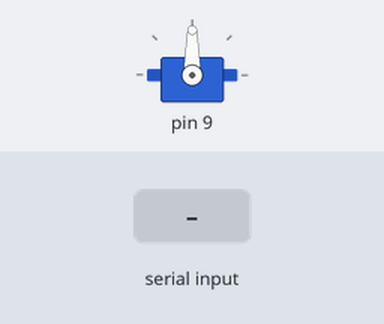
The sketch below on a simulated Arduino Uno, built with avr-gcc and run on an emulated ATmega328P. Shown: servo. The inputs (shaded band) are chosen by the test bench.

Above: at 1.2 s.
1.3 s: "90,45\n" received over Serial
At 1.6 s:
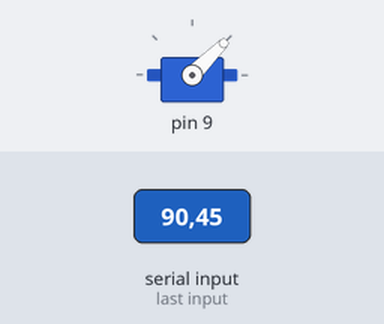
2.8 s: "30,150\n" received over Serial
At 4.2 s:
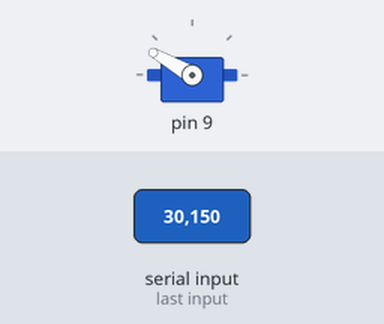
4.8 s: "5\n" received over Serial
At 5.3 s:
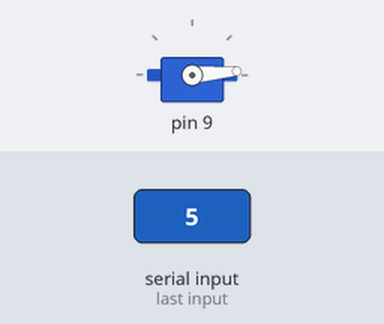
6.3 s: "200\n" received over Serial
At 7.7 s:
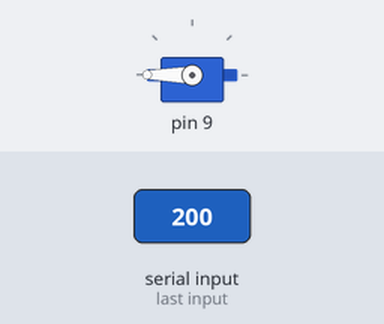
Timing chart, 0 to 8.8 s (numbered marks = the images above; inputs shaded):
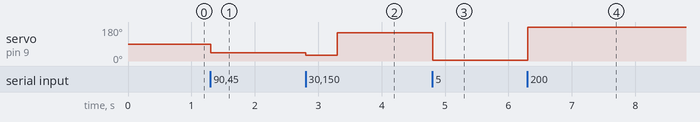

Measured:
- after the input at 1.3 s, servo on pin 9: 90° → 45° at once
- after the input at 2.8 s, servo on pin 9: 45° → 30° at once, → 150° 0.50 s later
- after the input at 4.8 s, servo on pin 9: 150° → 5° at once
- after the input at 6.3 s, servo on pin 9: 5° → 180° at once

The sketch:

sketch_Servo.ino
```cpp
#include <Servo.h>

class Articul;

Articul** Artic_array;  // (**(Artic_array + using_id))

static int id = 0;
class Articul
{
  Servo Join;
  int pin;
  int Join_id;

public:
  Articul(int pin)
  {
    this->pin = pin;
    id++;
    this->Join_id = id;

    Articul** New_Art_arr = new Articul * [id];

		for (int i = 0; i < id-1; i++)
		{
			*(New_Art_arr + i) = *(Artic_array + i);
		}

		*(New_Art_arr + id - 1) = this;

		if (id != 1)
		{
			delete[] Artic_array;
		}

		Artic_array = New_Art_arr;
  }

  void SetAngle(int angle)
  {
    while(Join.read()!=angle)
    {
      Join.write(angle);
      delay(500);
    }


  }

  int Get_Pin()
  {
    return this->pin;
  }

  void Attach()
  {
    this->Join.attach(this->pin);
  }

};

void Attach_All()
{
  for(int using_id = 0; using_id<id; using_id++)
  {
    (**(Artic_array + using_id)).Attach();
  }
}

 Articul X_Artic(9);

void setup() {
  Serial.begin(9600);

  Attach_All();

}

void loop() {

  if(Serial.available())
  {

    int exp = Serial.parseInt();

    if(exp)
    {
      X_Artic.SetAngle(exp);
    }
  }

}

/*
switch (exp)
	  {
    case 2: X_Artic.SetAngle(45);

      Serial.println(" 2");
      break;
    case 1: X_Artic.SetAngle(180);

      Serial.println(" 1");
      break;
	  default: Serial.println("Nothing");
		  break;
	  }

*/
```
